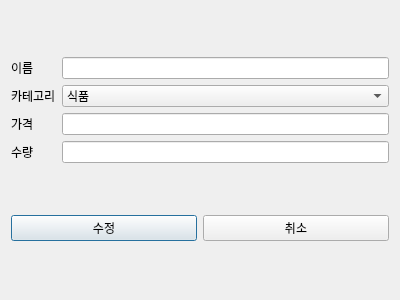
<?xml version="1.0" encoding="UTF-8"?>
<ui version="4.0">
 <class>ItemModifyDialog</class>
 <widget class="QDialog" name="ItemModifyDialog">
  <property name="geometry">
   <rect>
    <x>0</x>
    <y>0</y>
    <width>400</width>
    <height>300</height>
   </rect>
  </property>
  <property name="windowTitle">
   <string>Dialog</string>
  </property>
  <layout class="QGridLayout" name="gridLayout_2">
   <item row="0" column="0">
    <layout class="QGridLayout" name="gridLayout" rowstretch="10,0,0,0">
     <item row="3" column="0">
      <widget class="QLabel" name="Quantity">
       <property name="text">
        <string>수량</string>
       </property>
      </widget>
     </item>
     <item row="0" column="0">
      <widget class="QLabel" name="Name">
       <property name="text">
        <string>이름</string>
       </property>
      </widget>
     </item>
     <item row="1" column="0">
      <widget class="QLabel" name="Category">
       <property name="text">
        <string>카테고리</string>
       </property>
      </widget>
     </item>
     <item row="2" column="0">
      <widget class="QLabel" name="Price">
       <property name="text">
        <string>가격</string>
       </property>
      </widget>
     </item>
     <item row="0" column="1">
      <widget class="QLineEdit" name="NameEdit"/>
     </item>
     <item row="2" column="1">
      <widget class="QLineEdit" name="PriceEdit"/>
     </item>
     <item row="3" column="1">
      <widget class="QLineEdit" name="QuantityEdit"/>
     </item>
     <item row="1" column="1">
      <widget class="QComboBox" name="CategoryBox">
       <item>
        <property name="text">
         <string>식품</string>
        </property>
       </item>
       <item>
        <property name="text">
         <string>패션</string>
        </property>
       </item>
       <item>
        <property name="text">
         <string>전자제품</string>
        </property>
       </item>
       <item>
        <property name="text">
         <string>주방용품</string>
        </property>
       </item>
      </widget>
     </item>
    </layout>
   </item>
   <item row="1" column="0">
    <layout class="QHBoxLayout" name="horizontalLayout">
     <item>
      <widget class="QPushButton" name="Modify">
       <property name="text">
        <string>수정</string>
       </property>
      </widget>
     </item>
     <item>
      <widget class="QPushButton" name="Cancel">
       <property name="text">
        <string>취소</string>
       </property>
      </widget>
     </item>
    </layout>
   </item>
  </layout>
 </widget>
 <resources/>
 <connections/>
</ui>
